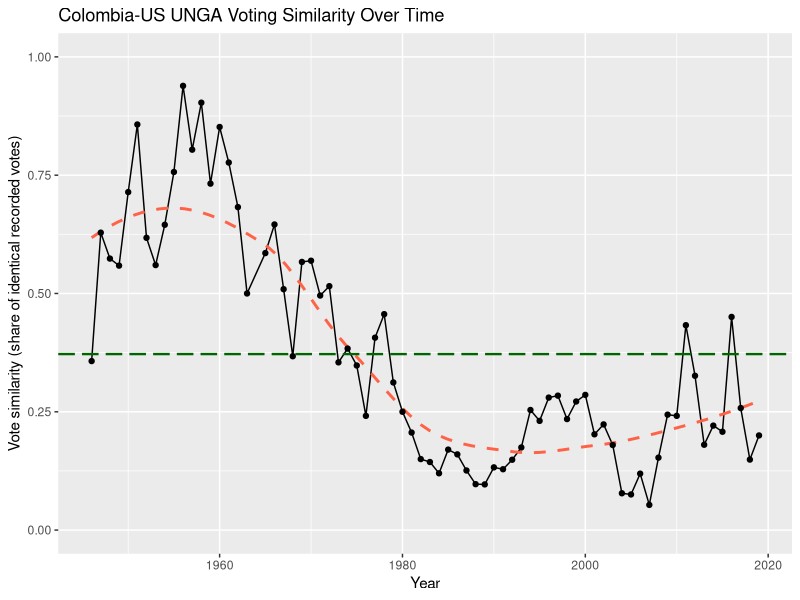
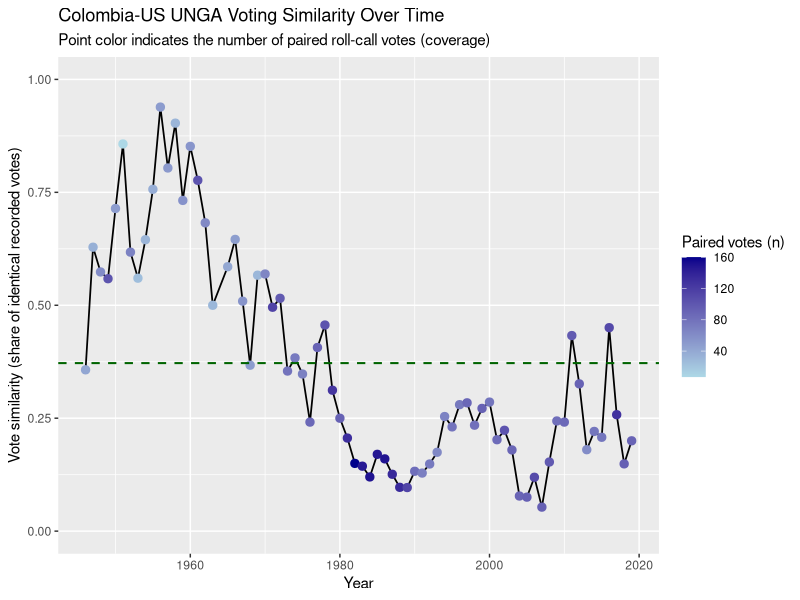
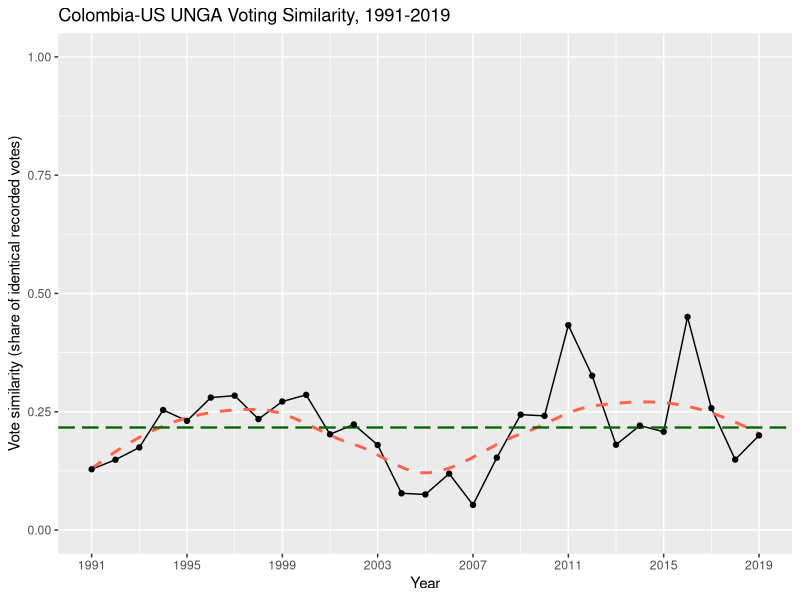
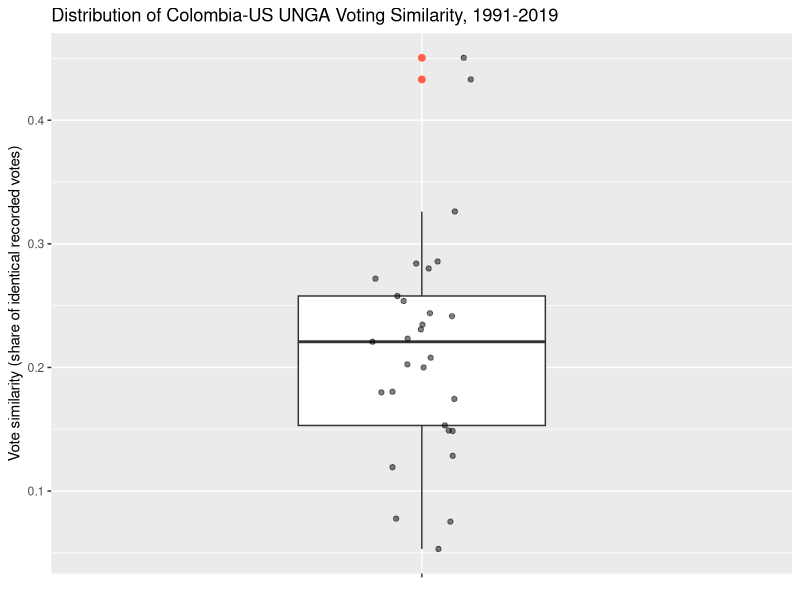
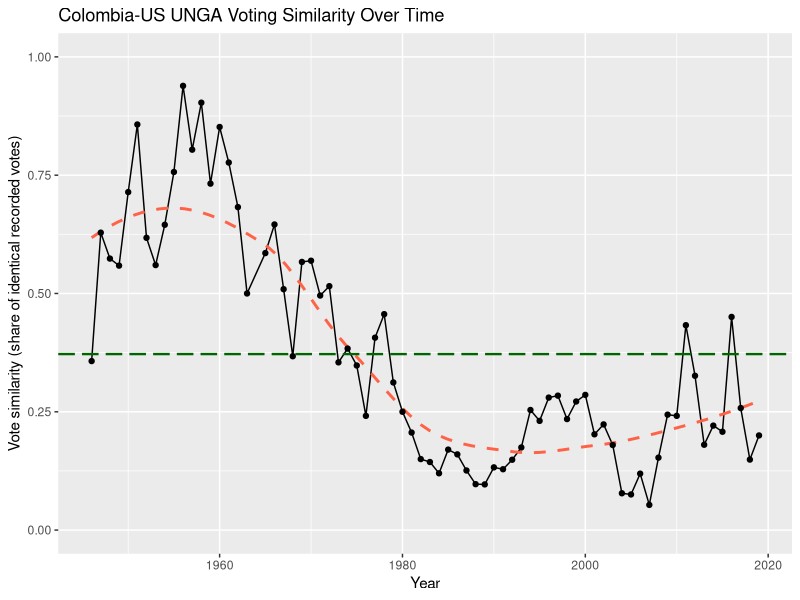
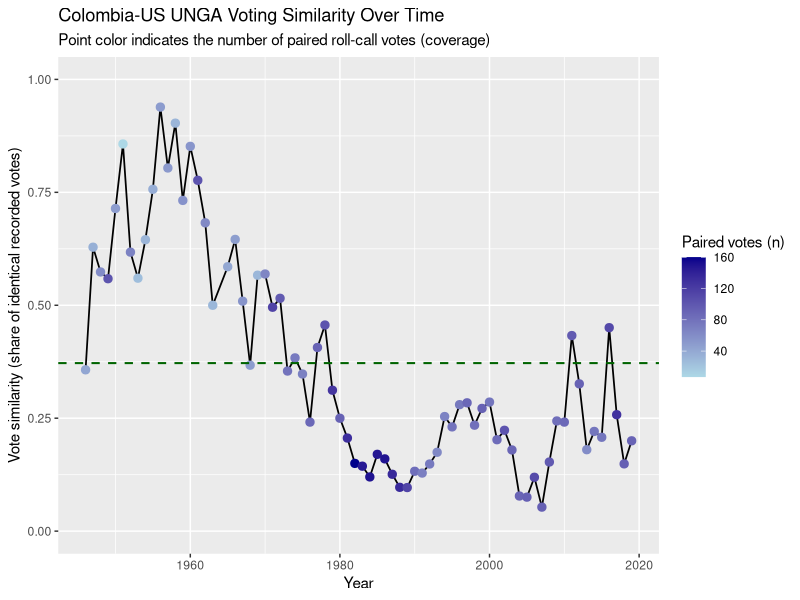
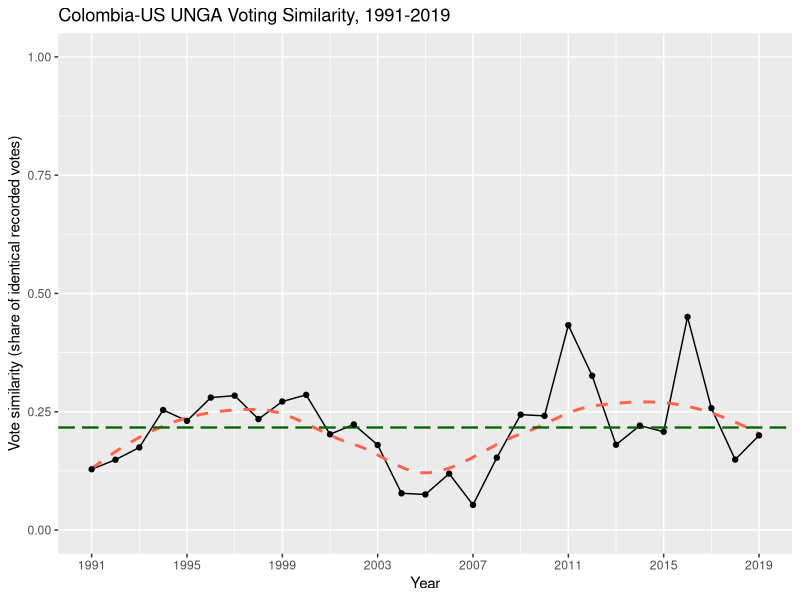
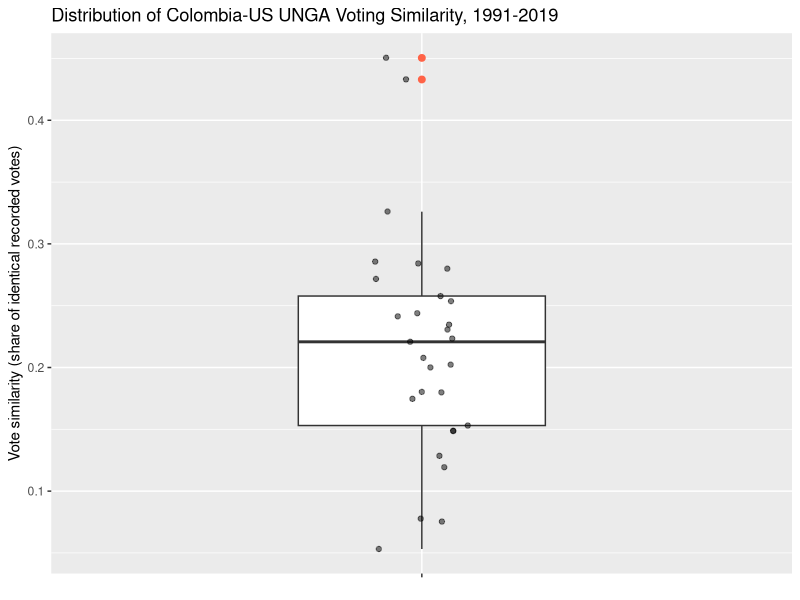

Write R code to recreate these figures, in order.
######################################################################
# Name: Santiago Calderón Angarita
# Course: 15111 - Applied Quantitative Research in International Relations
# Date of submission: 23.03.2026
######################################################################

## RQ: Does trade salience predict UNGA voting alignment between Colombia and the United States? ##
#--------------------------------------------------------------------------------------------- #

# Packages:
library(tidyverse)
# For data wrangling and visualization

###########################
# Content of this R-script:
###########################

# (1) Load data
# (2) Compute long-run mean (full period)
# (3) Plot 1: Basic time-series of voting similarity (full period)
# (4) Plot 2: Voting similarity with vote-count cue (full period)
# (5) Restrict to overlapping analysis period (1991-2019)
# (6) Plot 3: Time-series restricted to 1991-2019
# (7) Plot 4: Box plot of voting similarity (1991-2019)

##########################################################################################
##########################################################################################
#                    (1) Load data
# -------------------------------------------------------------------------------------- #

alignment_year <- read_csv("data_clean/colombia_us_vote_similarity.csv")

##########################################################################################
#                    (2) Compute long-run mean (full period)
# -------------------------------------------------------------------------------------- #

mean_similarity <- mean(alignment_year$vote_similarity, na.rm = TRUE)

##########################################################################################
#                    (3) Plot 1: Basic time-series of voting similarity (full period)
# -------------------------------------------------------------------------------------- #

# --> The interpretation of the figure goes into the essay-like document

p1 <- ggplot(alignment_year, aes(x = year, y = vote_similarity)) +
  geom_line() +
  geom_smooth(
    method   = "loess",
    se       = FALSE,
    color    = "tomato",
    linetype = "dashed"
  ) +
  geom_hline(
    yintercept = mean_similarity,
    color      = "darkgreen",
    linetype   = "longdash",
    linewidth  = 0.8
  ) +
  geom_point() +
  scale_y_continuous(limits = c(0, 1)) +
  labs(
    title = "Colombia-US UNGA Voting Similarity Over Time",
    x     = "Year",
    y     = "Vote similarity (share of identical recorded votes)"
  )

p1

png("outputs/colombia_us_vote_similarity_trend.png",
    width = 7, height = 5, units = "in", res = 300)
print(p1)
dev.off()

##########################################################################################
#                    (4) Plot 2: Voting similarity with vote-count cue (full period)
# -------------------------------------------------------------------------------------- #

# Point color encodes n_votes as a coverage cue: darker = more paired roll calls
# --> The interpretation of the figure goes into the essay-like document

p2 <- ggplot(alignment_year, aes(x = year, y = vote_similarity)) +
  geom_line(linewidth = 0.6) +
  geom_point(aes(color = n_votes), size = 2.5) +
  geom_hline(
    yintercept = mean_similarity,
    linetype   = "dashed",
    linewidth  = 0.7,
    color      = "darkgreen"
  ) +
  scale_color_gradient(low = "lightblue", high = "darkblue") +
  scale_y_continuous(limits = c(0, 1)) +
  labs(
    title    = "Colombia-US UNGA Voting Similarity Over Time",
    subtitle = "Point color indicates the number of paired roll-call votes (coverage)",
    x        = "Year",
    y        = "Vote similarity (share of identical recorded votes)",
    color    = "Paired votes (n)"
  )

p2

png("outputs/colombia_us_vote_similarity_nvotes.png",
    width = 8, height = 5, units = "in", res = 300)
print(p2)
dev.off()

##########################################################################################
#                    (5) Restrict to overlapping analysis period (1991-2019)
# -------------------------------------------------------------------------------------- #

# The analysis period is determined by the overlap between the UNGA voting data
# and the bilateral trade data (WITS). Both are available from 1991 to 2019.
alignment_restricted <- alignment_year |>
  filter(year >= 1991, year <= 2019)

mean_similarity_restricted <- mean(alignment_restricted$vote_similarity, na.rm = TRUE)

##########################################################################################
#                    (6) Plot 3: Time-series restricted to 1991-2019
# -------------------------------------------------------------------------------------- #

# --> The interpretation of the figure goes into the essay-like document

p3 <- ggplot(alignment_restricted, aes(x = year, y = vote_similarity)) +
  geom_line() +
  geom_smooth(
    method   = "loess",
    se       = FALSE,
    color    = "tomato",
    linetype = "dashed"
  ) +
  geom_hline(
    yintercept = mean_similarity_restricted,
    color      = "darkgreen",
    linetype   = "longdash",
    linewidth  = 0.8
  ) +
  geom_point() +
  scale_x_continuous(breaks = seq(1991, 2019, by = 4)) +
  scale_y_continuous(limits = c(0, 1)) +
  labs(
    title = "Colombia-US UNGA Voting Similarity, 1991-2019",
    x     = "Year",
    y     = "Vote similarity (share of identical recorded votes)"
  )

p3

png("outputs/colombia_us_vote_similarity_trend_restricted.png",
    width = 7, height = 5, units = "in", res = 300)
print(p3)
dev.off()

##########################################################################################
#                    (7) Plot 4: Box plot of voting similarity (1991-2019)
# -------------------------------------------------------------------------------------- #

# Jitter overlaid on the box plot to show the distribution of individual observations
# --> The interpretation of the figure goes into the essay-like document

p4 <- ggplot(alignment_restricted, aes(x = "", y = vote_similarity)) +
  geom_boxplot(width = 0.4, outlier.color = "tomato", outlier.size = 2) +
  geom_jitter(width = 0.08, alpha = 0.5, size = 1.5) +
  labs(
    title = "Distribution of Colombia-US UNGA Voting Similarity, 1991-2019",
    x     = NULL,
    y     = "Vote similarity (share of identical recorded votes)"
  )

p4

png("outputs/colombia_us_vote_similarity_boxplot.png",
    width = 6, height = 5, units = "in", res = 300)
print(p4)
dev.off()

##########################################################################################
# END
##########################################################################################
